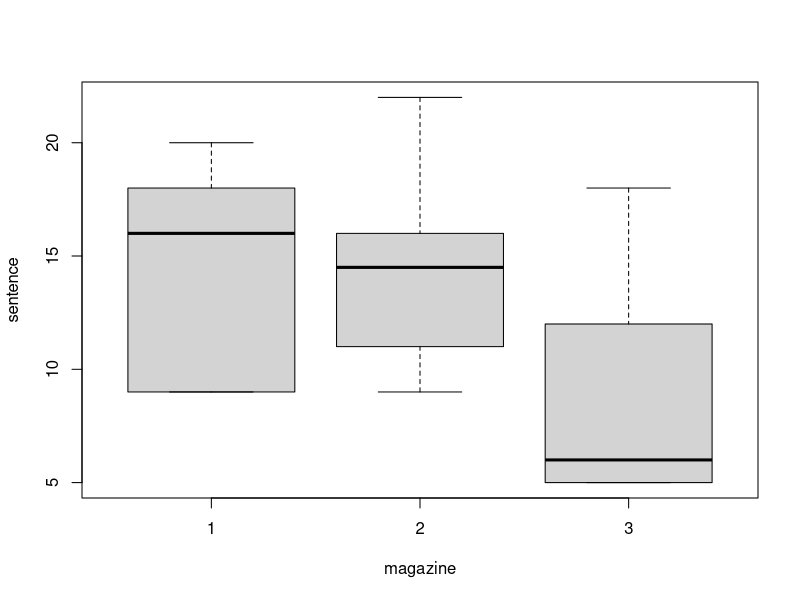
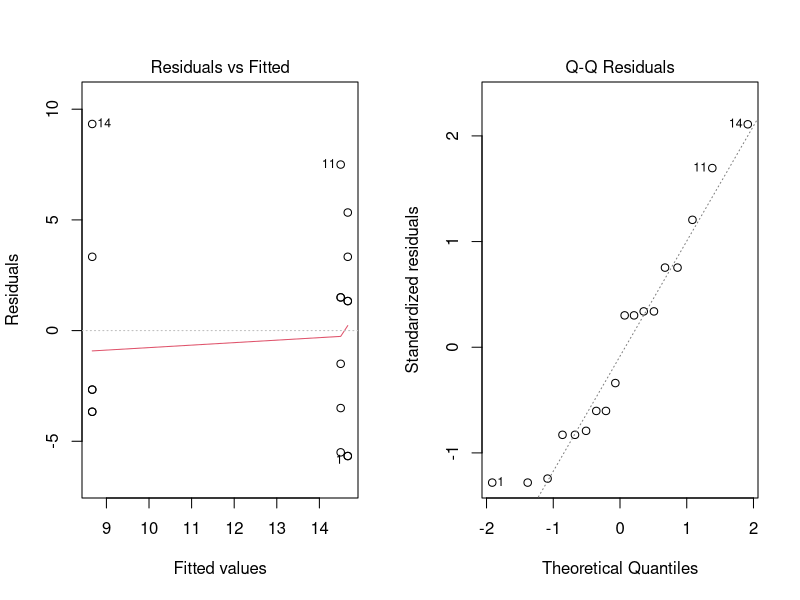

These figures' R source, in order:
maga = read.table("maga.dat", header = TRUE)
head(maga)
means = with(maga, tapply(sentence, magazine, mean))
means
sds = with(maga, tapply(sentence, magazine, sd))
sds
# Compute sample sizes
ns = with(maga, tapply(sentence, magazine, length))
# Create data frame summary
magasummary = data.frame(n = ns, mean = means, sd = sds)
magasummary
boxplot(sentence ~ magazine, data = maga)
bartlett.test(sentence ~ factor(magazine), data = maga)
maga.aov = aov(sentence ~ factor(magazine), data = maga)
anova(maga.aov)
par(mfrow = c(1, 2))
plot(maga.aov, which = 1:2)










